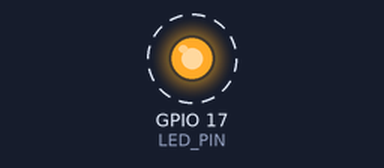
A program run on a simulated Raspberry Pi (BCM pin numbers). Shown: output pins drawn as LEDs (lit = HIGH). Dashed ring = blinking.

Above: at 0.5 s.
Timing chart, 0 to 4.6 s (numbered marks = the images above):
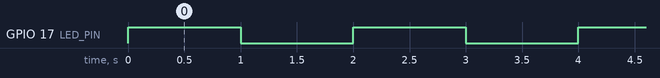

The program:

LED_Blinker.py
```python
# LED_Blinker.py
import RPi.GPIO as GPIO
import time

# Pin configuration
LED_PIN = 17

# Setup
GPIO.setmode(GPIO.BCM)
GPIO.setup(LED_PIN, GPIO.OUT)

try:
    while True:
        GPIO.output(LED_PIN, GPIO.HIGH)  # LED on
        time.sleep(1)
        GPIO.output(LED_PIN, GPIO.LOW)   # LED off
        time.sleep(1)
except KeyboardInterrupt:
    GPIO.cleanup()
```

Measured:
- by itself, GPIO 17 (LED_PIN): alternates HIGH for 1.0 s and LOW for 1.0 s
